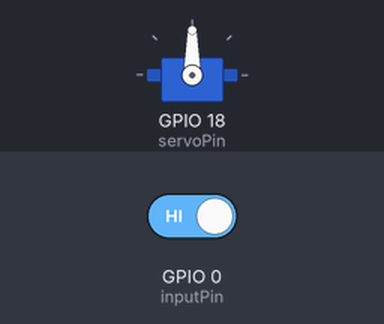
This sketch was run on a simulated ESP32. Shown: servo. Inputs (shaded band) come from the test bench; at power-on: GPIO 0 (inputPin) HIGH.

Above: at 1.2 s.
1.3 s: GPIO 0 (inputPin) driven LOW
At 4.2 s:
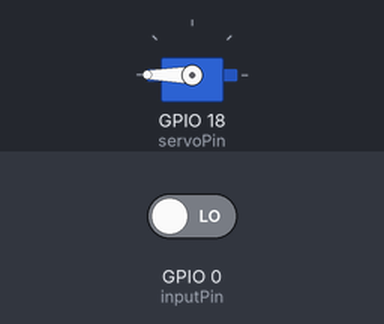
4.3 s: GPIO 0 (inputPin) driven HIGH
At 5.4 s:
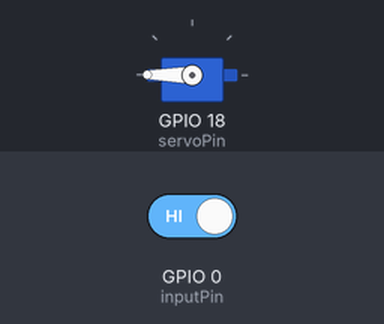
5.8 s: GPIO 0 (inputPin) driven LOW
At 6.7 s:
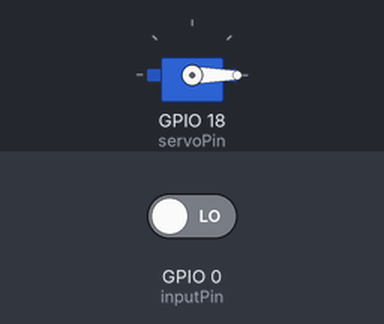
Timing chart, 0 to 14.3 s (numbered marks = the images above; inputs shaded):
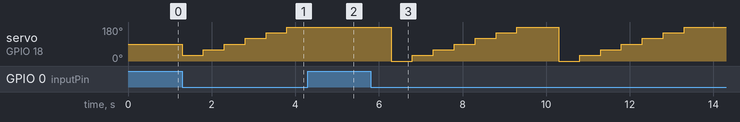

The sketch:

ESP32_SG90.ino
```cpp
#include <ESP32Servo.h>
Servo myservo;  // create servo object to control a servo
// 16 servo objects can be created on the ESP32
int inputPin = 0;
int IOstate = 0;
int pos = 0;    // variable to store the servo position
// Recommended PWM GPIO pins on the ESP32 include 2,4,12-19,21-23,25-27,32-33
// Possible PWM GPIO pins on the ESP32-S2: 0(used by on-board button),1-17,18(used by on-board LED),19-21,26,33-42
#if defined(ARDUINO_ESP32S2_DEV)
int servoPin = 17;
#else
int servoPin = 18;
#endif
void setup() {
	// Allow allocation of all timers
	ESP32PWM::allocateTimer(0);
	ESP32PWM::allocateTimer(1);
	ESP32PWM::allocateTimer(2);
	ESP32PWM::allocateTimer(3);
	myservo.setPeriodHertz(50);    // standard 50 hz servo
	myservo.attach(servoPin, 1000, 2000); // attaches the servo on pin 18 to the servo object
	// using default min/max of 1000us and 2000us
	// different servos may require different min/max settings
	// for an accurate 0 to 180 sweep
 Serial.begin(9600);
  pinMode(inputPin, INPUT);
}

void loop() {
  IOstate = !digitalRead(inputPin);
  if(IOstate)
  {
    pos = pos + 30;
    myservo.write(pos);
    //IOstate = 0;// tell servo to go to position in variable 'pos'
    delay(500);
  }
  if(pos > 180)
  {
    myservo.write(0);
    pos = 0;
    //IOstate = 0;;// tell servo to go to position in variable 'pos'
    delay(500);
  }
}
```

Measured:
- after the input at 1.3 s, servo on GPIO 18 (servoPin): 90° → 30° at once, → 60° 0.50 s later, → 90° 0.50 s later, → 120° 0.50 s later, … (6 changes in this stretch)
- after the input at 4.3 s, servo on GPIO 18 (servoPin): stays 180° (without the input it goes to 0° after 0.50 s)
- after the input at 5.8 s, servo on GPIO 18 (servoPin): ramps from 0° to 180° and jumps back, once every 4.0 s
